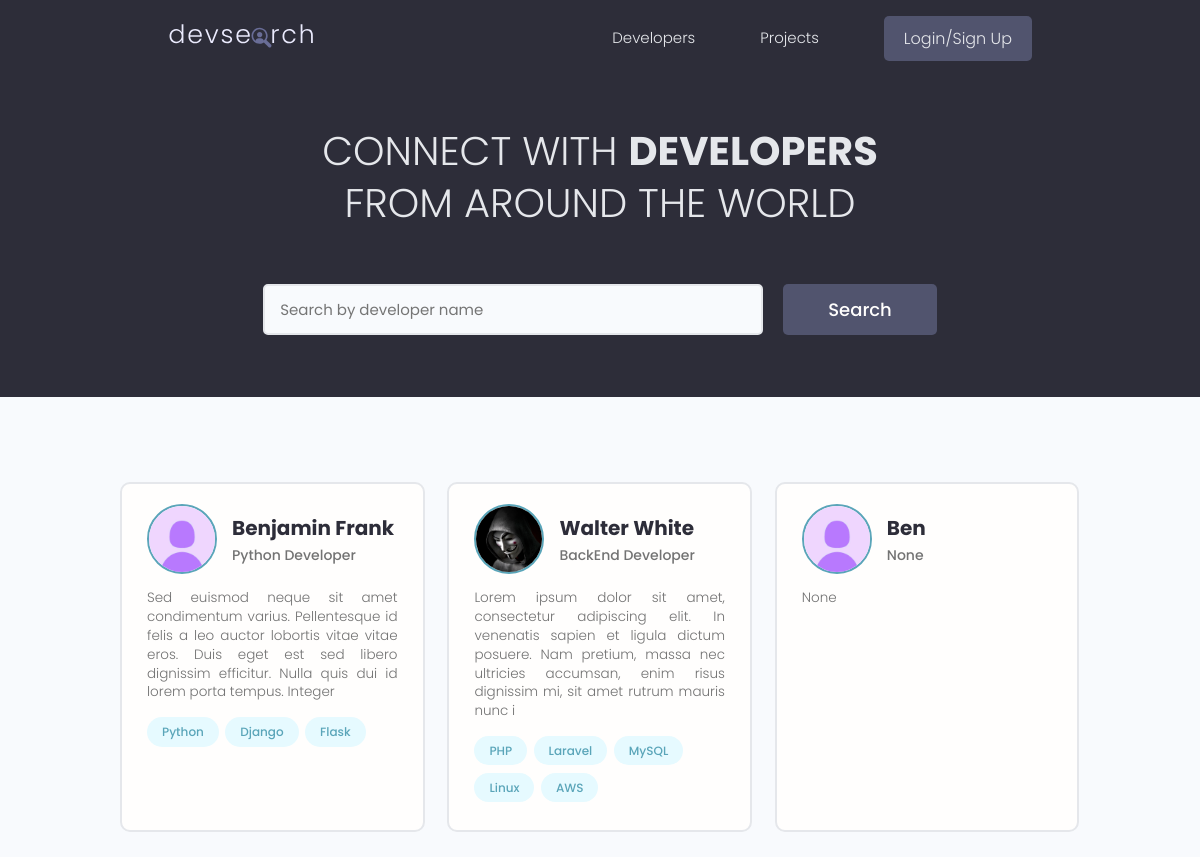
/, run on an earlier commit of the app's database.
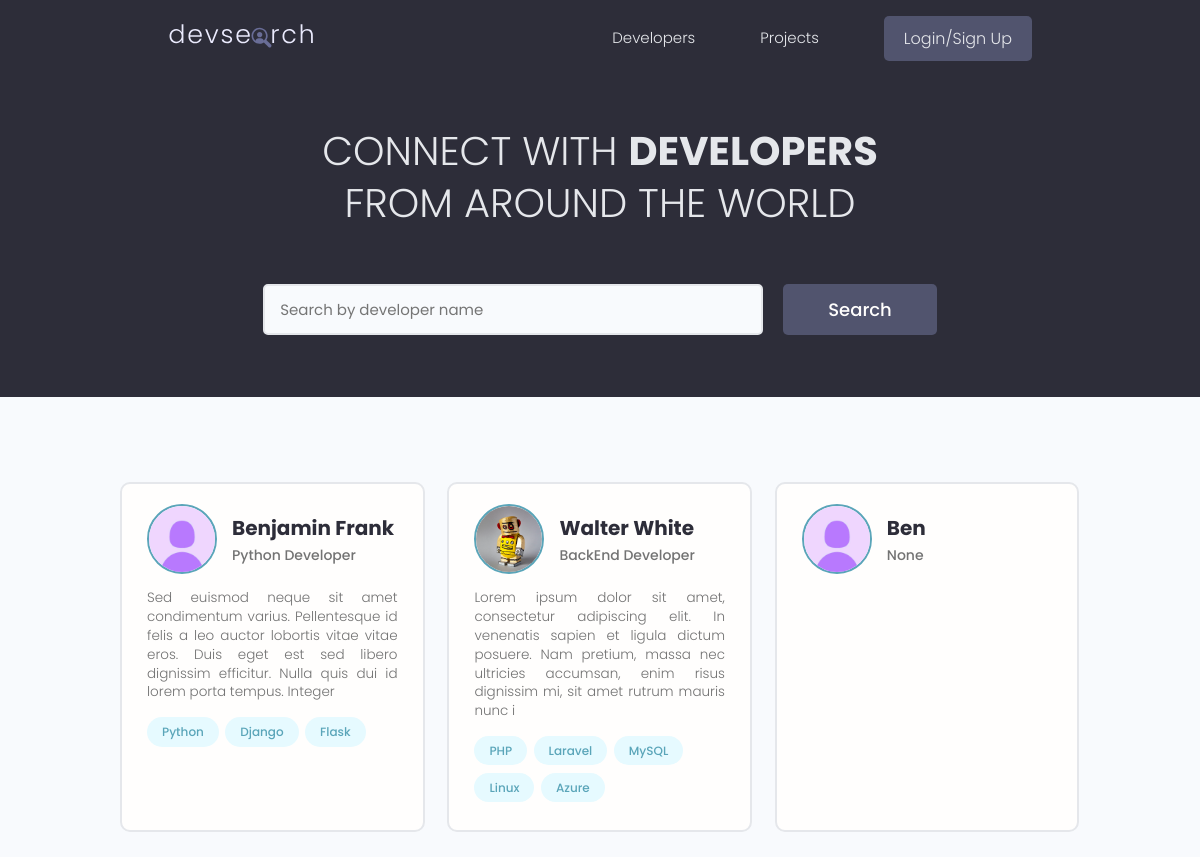
And on a later commit of the database.
### users/models.py (models this page shows, shortened)
class Profile(models.Model):
    user = models.OneToOneField(User, on_delete=models.CASCADE, null=True, blank=True)
    name = models.CharField(max_length=100, blank=True, null=True)
    username = models.CharField(max_length=100, blank=True, null=True)
    location = models.CharField(max_length=100, blank=True, null=True)
    email = models.EmailField(max_length=100, blank=True, null=True)
    short_intro = models.CharField(max_length=150, blank=True, null=True)
    bio = models.TextField(blank=True, null=True)
    profile_image = models.ImageField(null=True, blank=True,
                                      upload_to='profiles/', default='profiles/default-profile.jpg')
    social_github = models.CharField(max_length=150, blank=True, null=True)
    social_twitter = models.CharField(max_length=150, blank=True, null=True)
    social_linkedin = models.CharField(max_length=150, blank=True, null=True)
    social_youtube = models.CharField(max_length=150, blank=True, null=True)
    social_website = models.CharField(max_length=150, blank=True, null=True)
    created = models.DateTimeField(auto_now_add=True)
    id = models.UUIDField(default=uuid.uuid4, unique=True, primary_key=True, editable=False)

class Skill(models.Model):
    owner = models.ForeignKey(Profile, on_delete=models.CASCADE, null=True, blank=True)
    name = models.CharField(max_length=100, null=True, blank=True)
    description = models.TextField(null=True, blank=True)
    created = models.DateTimeField(auto_now_add=True)
    id = models.UUIDField(default=uuid.uuid4, unique=True, primary_key=True, editable=False)

### users/views.py (the view)
# urls.py: path('', views.profiles, name="profiles"),
def profiles(request):
    profiles, search_query = searchProfiles(request)
    custom_range, profiles = paginateProfiles(request, profiles, 6)
    content = {'profiles': profiles, 'search_query': search_query, 'custom_range': custom_range}
    return render(request, 'users/profiles.html', content)

### users/utilities.py (called while the page is built)
def searchProfiles(request):
    search_query = ''
    if request.GET.get('search_query'):
        search_query = request.GET.get('search_query')
    skills = Skill.objects.filter(Q(name__icontains=search_query))  # Get skill based on search
    profiles = Profile.objects.distinct().filter(Q(name__icontains=search_query) |
                                                 Q(short_intro__icontains=search_query) |
                                                 Q(skill__in=skills))
    return profiles, search_query

def paginateProfiles(request, profiles, results):
    page = request.GET.get('page')
    profilesPerPage = results
    paginator = Paginator(profiles, profilesPerPage)
    try:
        profiles = paginator.page(page)
    except PageNotAnInteger:
        page = 1
        profiles = paginator.page(page)
    except EmptyPage:
        page = paginator.num_pages
        profiles = paginator.page(page)
    leftIndex = (int(page) - 4)
    if leftIndex < 1:
        leftIndex = 1
    rightIndex = (int(page) + 5)
    if rightIndex > paginator.num_pages:
        rightIndex = paginator.num_pages + 1
    custom_range = range(leftIndex, rightIndex)
    return custom_range, profiles

### users/templates/users/profiles.html (shortened to what this page needs)
{% extends 'main.html' %}
{% block content %}
    <main class="home">
    <section class="hero-section text-center">
      <div class="container container--narrow">
        <div class="hero-section__box">
          <h2>CONNECT WITH <span>DEVELOPERS</span></h2>
          <h2>FROM AROUND THE WORLD</h2>
        </div>
        <div class="hero-section__search">
          <form class="form" action="{% url 'profiles' %}" id="searchForm" method="GET">
            <div class="form__field">
              <input class="input input--text" id="formInput#search" type="text" name="search_query"
              value="{{ search_query }}"  placeholder="Search by developer name" />
            </div>
            <input class="btn btn--sub btn--lg" type="submit" value="Search" />
          </form>
        </div>
      </div>
    </section>
    <section class="devlist">
      <div class="container">
        <div class="grid grid--three">
        {% for profile in profiles %}
          <div class="column card">
            <div class="dev">
              <a href="{% url 'profile' profile.id %}" class="card__body">
                <div class="dev__profile">
                  <img class="avatar avatar--md" src="{{ profile.profile_image.url }}" alt="image" />
                  <div class="dev__meta">
                    <h3>{{ profile.name}}</h3>
                    <h5>{{ profile.short_intro|slice:"60" }}</h5>
                  </div>
                </div>
                <p class="dev__info">
                    {{profile.bio|slice:"200" }}
                </p>
                <div class="dev__skills">
                    {% for skill in profile.skill_set.all|slice:"6" %}
                        <span class="tag tag--pill tag--main">
                            <small>{{ skill.name }}</small>
                        </span>
                    {% endfor %}
                </div>
              </a>
            </div>
          </div>
        {% endfor %}
        </div>
      </div>
    </section>
  </main>
{% endblock %}

What changed in the data, as far as the page shows it:
removed Skill: name "AWS", shown under Profile "Walter White"
changed Profile "Walter White": profile_image: picture added in place of a placeholder
added Skill: name "Azure", shown under Profile "Walter White"
changed Profile "Ben": bio "None" → (not shown)
